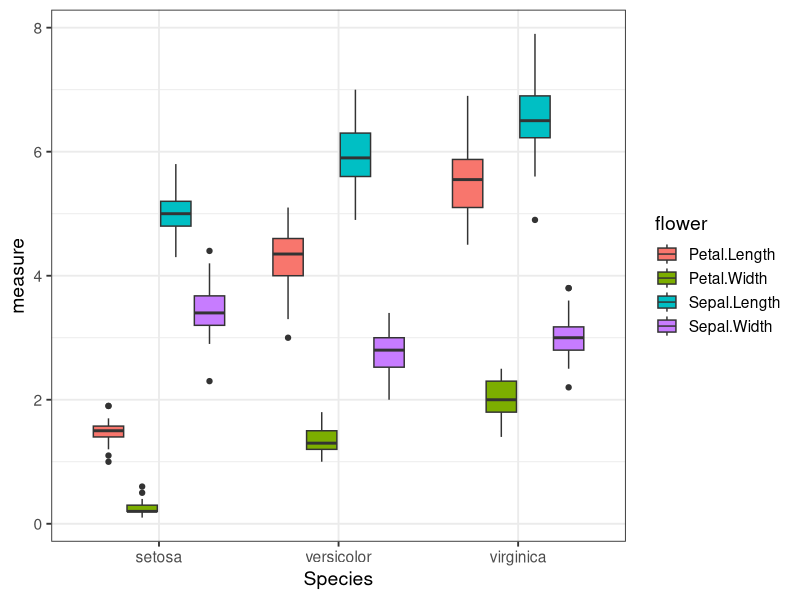

The R script that drew this image: (Note: this script raises an error after producing the figure.)
## ---- chunk 1
knitr::opts_chunk$set(fig.align = "center")
ggplot2::theme_set(ggplot2::theme_bw(14))
library(tidyverse)
## ---- chunk 2
set.seed(12)
round(mean(rnorm(5)), 2)
## ---- chunk 3
set.seed(12)
rnorm(5) %>%
  mean() %>%
  round(2)
## ---- chunk 4
head(iris, 3)
## ---- chunk 5
library("tidyverse")
iris_melt <- iris %>%
  rownames_to_column(var = "number") %>%
  as_tibble() %>%
  gather(flower, measure, contains("al"))
iris_melt
## ---- chunk 6
iris_melt %>%
  spread(flower, measure)
## ---- chunk 7
iris %>%
  gather(flower, measure, -Species) %>%
  ggplot() +
  geom_boxplot(aes(x = Species, y = measure, fill = flower))
## ---- chunk 8
# Logical
c(TRUE, FALSE, TRUE)

# double
c(1, 5, 7)

# character
c("character", "sequence")
## ---- chunk 9
v_example <- c(1, 3, 7)
str(as.character(v_example))
## ---- chunk 10
v_example <- c(1, 3)
str(v_example)
str(c(v_example, "seven"))
## ---- chunk 11
my_list <- list(1, 3, "seven")
str(my_list)
is.vector(my_list)
is.atomic(my_list)
## ---- chunk 12
# Clean up the global environment
rm(list = ls())
## ---- chunk 13
my_function <- function(my_argument) {
  my_argument + 1
}
## ---- chunk 14
    ls()
    ls.str()
## ---- chunk 15
    my_function(2)
## ---- chunk 16
(function(x) { x + 1 })(2)
## ---- chunk 17
    ls()
    # remove the previous my_function to convince you
    rm(my_function)
    (function(x) { x + 1 })(2)
    ls()
## ---- chunk 18
    is.list(mtcars)
## ---- chunk 19
map(mtcars, mean) %>%
  str()
## ---- chunk 20
means <- vector("list", ncol(mtcars))
for (i in seq_along(mtcars)) {
  means[i] <- mean(mtcars[[i]])
}
# need to manually add names
names(means) <- names(mtcars)
means %>%
  str()
## ---- chunk 21
apply(mtcars, 2, mean) %>% str()
## ---- chunk 22
lapply(mtcars, mean) %>% str()
## ---- chunk 23
tib_1 <- tibble(a = 1:3, b = 4:6, c = 7:9)
tib_2 <- tibble(a = 1:3, b = 4:6, c = 11:13)
## ---- chunk 24
troublemaker <- function(x) {
  if (any(x > 10)) return(NULL)
  sum(x)
}

troublemaker_chr <- function(x) {
  if (any(x > 10)) return(as.character(sum(x)))
  sum(x)
}
## ---- chunk 25
troublemaker(1:3)
troublemaker(11:13)
troublemaker_chr(1:3)
troublemaker_chr(11:13)
## ---- chunk 26
lapply(tib_1, troublemaker) %>% str()
lapply(tib_2, troublemaker) %>% str()
lapply(tib_2, troublemaker_chr) %>% str()
## ---- chunk 27
map(tib_1, troublemaker) %>% str()
map(tib_2, troublemaker) %>% str()
map(tib_2, troublemaker_chr) %>% str()
## ---- chunk 28
apply(tib_1, 2, troublemaker) %>% str()
apply(tib_2, 2, troublemaker) %>% str()
apply(tib_2, 2, troublemaker_chr) %>% str()
## ---- chunk 29
map_dbl(tib_1, troublemaker) %>%
  str()
map_dbl(tib_2, troublemaker) %>%
  str()
map_dbl(tib_2, troublemaker_chr) %>%
  str()
## ---- chunk 30
    spl_mtcars <- group_split(mtcars, cyl)
    str(spl_mtcars, max.level = 1)
## ---- chunk 31
lm(mpg ~ wt, data = mtcars)
## ---- chunk 32
ggplot(mtcars, aes(x = wt, y = mpg)) +
  geom_point(alpha = 0.5) +
  geom_smooth(method = "lm", se = FALSE, linetype = "dashed", colour = "black") +
  theme(legend.position = "bottom") +
  labs(title = "Linear model: mpg ~ wt")
## ---- chunk 33
lm(mpg ~ wt, data = mtcars) %>%
  summary()
## ---- chunk 34
lm(mpg ~ wt, data = mtcars) %>%
  summary() %>%
  str(max.level = 1, give.attr = FALSE)
## ---- chunk 35
fit_summary <- summary(lm(mpg ~ wt, data = mtcars))
fit_summary$r.squared
## ---- chunk 36
map(spl_mtcars, function(x) lm(mpg ~ wt, data = x))
## ---- chunk 37
map(spl_mtcars,
    function(x) lm(mpg ~ wt, data = x))
## ---- chunk 38
mtcars %>%
  ggplot(aes(x = wt, y = mpg, colour = as.factor(cyl))) +
  geom_point(alpha = 0.5) +
  geom_smooth(method = "lm", se = FALSE, linetype = "dashed", colour = "black") +
  geom_smooth(method = "lm", se = FALSE) +
  theme(legend.position = "bottom") +
  labs(title = "Linear model: mpg ~ wt",
       colour = "cyl",
       subtitle = "Fitting a model for each cylinder value")
## ---- chunk 39
spl_mtcars %>% 
  map(function(x) lm(mpg ~ wt, data = x)) %>%
  map(summary) %>%
  map(function(x) x$r.squared)
## ---- chunk 40
    map(spl_mtcars, "mpg")
## ---- chunk 41
    map(spl_mtcars, 1)
## ---- chunk 42
spl_mtcars %>% 
  map(function(x) lm(mpg ~ wt, data = x)) %>%
  map(summary) %>%
  map(function(x) x$r.squared)
## ---- chunk 43
spl_mtcars %>% 
  map(~lm(mpg ~ wt, data = .x)) %>%
  map(summary) %>%
  map(~.x$r.squared)
## ---- chunk 44
spl_mtcars %>% 
  map(~lm(mpg ~ wt, data = .x)) %>%
  map(summary) %>%
  map("r.squared")
## ---- chunk 45
spl_mtcars %>% 
  map(~lm(mpg ~ wt, data = .x)) %>%
  map(summary) %>%
  map("r.squared") %>% 
  str()
## ---- chunk 46
spl_mtcars %>% 
  map(~lm(mpg ~ wt, data = .x)) %>%
  map(summary) %>%
  map_dbl("r.squared") %>% 
  str()
## ---- chunk 47
my_list <- list(
  list(1, 5, 7),
  list(6, 10, 9),
  list(1, 2, 0.5)
     )

pmap(my_list,
     function(a, b, c) {seq(from = a, to = b, by = c)}
     ) %>%
  str()

pmap(my_list, ~seq(from = ..1, to = ..2, by = ..3)) %>%
  str()
## ---- chunk 48
tibble(numbers = 1:8,
       my_list = list(a = c("a", "b"), b = 2.56, 
                      c = c("a", "b"), d = rep(TRUE, 4),
                      d = 2:3, e = 4:6, f = "Z", g = 1:4))
## ---- chunk 49
mtcars %>%
  group_by(cyl) %>%
  nest()
## ---- chunk 50
mtcars %>%
  group_by(cyl) %>%
  nest() %>%
  mutate(model = map(data, ~lm(mpg ~ wt, data = .x)),
         summary = map(model, summary),
         r_squared = map_dbl(summary, "r.squared"))
## ---- chunk 51
start <- 10

impure <- function(x) {
  print(start)
  x + start
}

result <- impure(2)

result
## ---- chunk 52
pure <- function(x, start) {
  x + start
}

result <- pure(2, start)
result
## ---- chunk 53
(res <- log(10))
res <- log("a")
res
## ---- chunk 54
safe_log <- purrr::safely(log)
(res <- safe_log(10))
res <- safe_log("a")
res
## ---- chunk 55
nums <- sample(1:10,
               size = 1000,
               replace = TRUE) 

log_vec <- log(nums)
log_map <- map_dbl(nums, log)

identical(log_vec, log_map)
## ---- chunk 56

